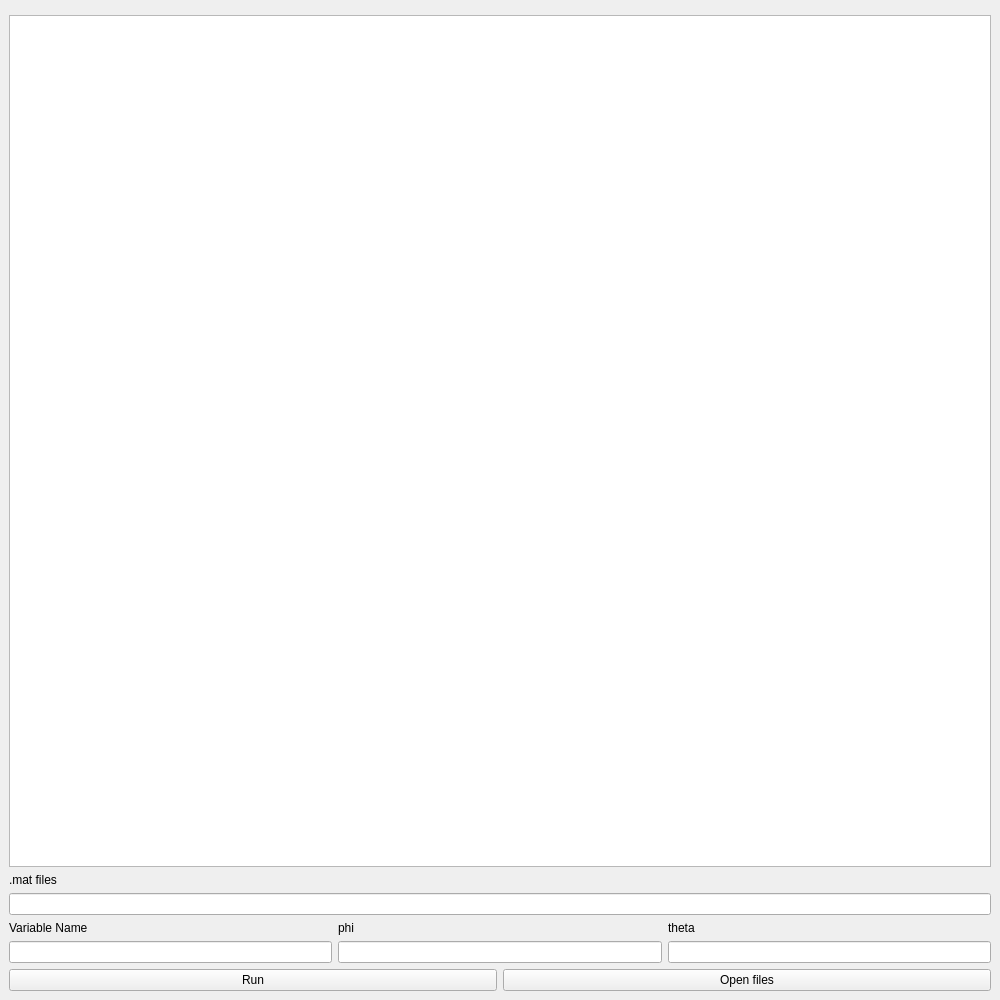
<?xml version="1.0" encoding="UTF-8"?>
<ui version="4.0">
 <class>RenderWindowUISingleInheritance</class>
 <widget class="QMainWindow" name="RenderWindowUISingleInheritance">
  <property name="geometry">
   <rect>
    <x>0</x>
    <y>0</y>
    <width>1000</width>
    <height>1000</height>
   </rect>
  </property>
  <property name="windowTitle">
   <string>.mat Visualizer</string>
  </property>
  <widget class="QWidget" name="centralwidget">
    <layout class="QVBoxLayout" name="verticalLayout">
      <item>
        <widget class="QVTKWidget" name="qvtkWidget">
          <property name="geometry">
            <rect>
              <x>10</x>
              <y>20</y>
              <width>700</width>
              <height>700</height>
            </rect>
          </property>
        </widget>
      </item>
      <item>
        <widget class="QTextEdit" name="logEdit">
          <property name="geometry">
            <rect>
              <x>10</x>
              <y>20</y>
              <width>20</width>
              <height>20</height>
            </rect>
          </property>
        </widget>
      </item>
      <item>
        <widget class="QLabel" name="label_2">
          <property name="text">
            <string>.mat files</string>
          </property>
        </widget>
      </item>
      <item>
        <widget class="QLineEdit" name="matEdit"/>
      </item>
      <item>
        <layout class="QHBoxLayout" name="horizontalLayout_2">
          <item>
            <widget class="QLabel" name="label_3">
              <property name="text">
                <string>Variable Name</string>
              </property>
            </widget>
          </item>
          <item>
            <widget class="QLabel" name="label_4">
              <property name="text">
                <string>phi</string>
              </property>
            </widget>
          </item>
          <item>
            <widget class="QLabel" name="label_5">
              <property name="text">
                <string>theta</string>
              </property>
            </widget>
          </item>        
        </layout>
      </item>
      <item>
        <layout class="QHBoxLayout" name="horizontalLayout_3">
          <item>
            <widget class="QLineEdit" name="matVarEdit"/>
          </item>
          <item>
            <widget class="QLineEdit" name="generalEdit_1"/>
          </item>
          <item>
            <widget class="QLineEdit" name="generalEdit_2"/>
          </item>        
        </layout>
      </item>
      <item>
        <layout class="QHBoxLayout" name="horizontalLayout">
          <item>
            <widget class="QPushButton" name="startButton">
              <property name="text">
                <string>Run</string>
              </property>
            </widget>
          </item>
          <item>
            <widget class="QPushButton" name="importButton">
              <property name="text">
                <string>Open files</string>
              </property>
            </widget>
          </item>
        </layout>
      </item>
    </layout>
  </widget>
  <action name="actionOpenFile">
   <property name="enabled">
    <bool>true</bool>
   </property>
   <property name="text">
    <string>Open File...</string>
   </property>
  </action>
  <action name="actionExit">
   <property name="text">
    <string>Exit</string>
   </property>
  </action>
  <action name="actionPrint">
   <property name="text">
    <string>Print</string>
   </property>
  </action>
  <action name="actionHelp">
   <property name="text">
    <string>Help</string>
   </property>
  </action>
  <action name="actionSave">
   <property name="text">
    <string>Save</string>
   </property>
  </action>
 </widget>
 <customwidgets>
  <customwidget>
   <class>QVTKWidget</class>
   <extends>QWidget</extends>
   <header>QVTKWidget.h</header>
  </customwidget>
 </customwidgets>
 <resources>

 </resources>
 <connections/>
</ui>
